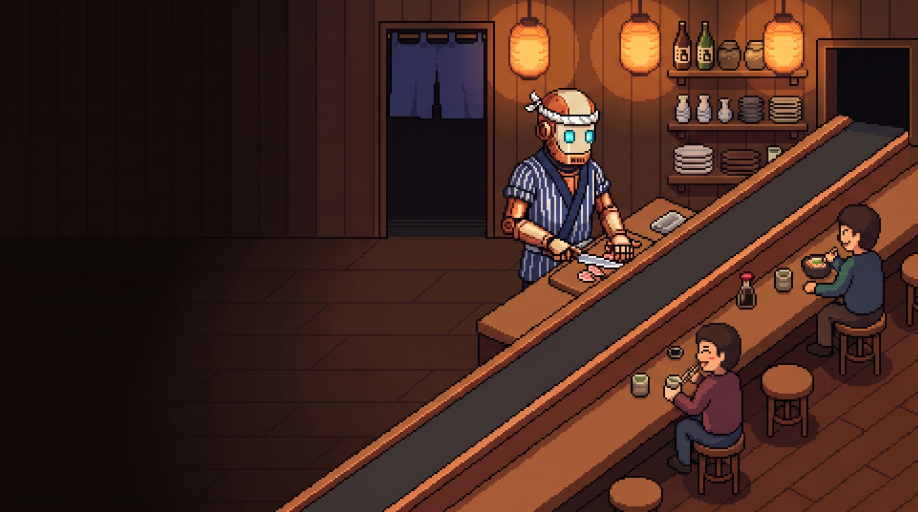
#> input picture demo4/restaurant/src/scenes/bar/source.png, 2752 x 1536 px (shown at 1/3 size)
$ python build_art.py
#> lines starting #> are read from the running program, lines starting #| are printed output that depends on the picture; after the words box and inside, x2 and y2 are one past the last pixel; in counts of white or black regions, pixels touching at a corner belong together
#!/usr/bin/env python3
"""Build the hero (bar) art on a 3 px grid from the raw Gemini still.

usage: /tmp/venv/bin/python src/scenes/bar/build_art.py

in : src/scenes/bar/source.png   raw Gemini still (2752x1536, not served)
out: public/art/bar/room.png     1920x1080, 640x360 native pixels upscaled 3x NEAREST, ~100 colours
     public/art/bar/sprites.png  animation frames (3x, transparent), atlas in art.json
     src/scenes/bar/art.json     belt geometry, trough bands and sprite atlas (read by bar.ts)

Steps: LANCZOS down to the native grid, paint the left side darker (quiet headline column),
quantize to a limited palette (median cut + fixed key colours: eyes, belt), repaint the belt
trough crisply along a straight fitted line, then cut the animation frames from the result.
"""
import json
import os

import numpy as np
from PIL import Image

HERE = os.path.dirname(os.path.abspath(__file__))
ROOT = os.path.abspath(os.path.join(HERE, "../../.."))
SRC = os.path.join(HERE, "source.png")
OUT_ART = os.path.join(ROOT, "public/art/bar/room.png")
OUT_SPR = os.path.join(ROOT, "public/art/bar/sprites.png")
OUT_JSON = os.path.join(HERE, "art.json")

PX = 3
W, H = 640, 360  # native grid
N_COLOURS = 88

# ---- Belt: straight line fitted to the Gemini belt (stage px). Centre x(y) and grey half-width(y).
C0, C1 = 2210.73, -1.38741  # centre x = C0 + C1 * y
H0, H1 = 57.28, 0.02457     # half-width of the belt surface (horizontal px) = H0 + H1 * y
REF = 84.0                  # half-width at the bottom edge: band offsets are in these units
SILL = 268                  # stage y where the belt comes out of the wall opening
OPEN_X1 = 1902              # right inner edge of the opening (the right post occludes beyond)

def cx(y): return C0 + C1 * y
def hw(y): return H0 + H1 * y

# Cross-section, far rail (negative, up-left) to the near side (positive, toward the customers).
# [r0, r1, colour] in REF units (horizontal stage px at the bottom edge, scaled with hw(y) above).
BANDS = [
    [-146, -138, "#1b1212"],  # outline
    [-138, -124, "#b9683e"],  # far rail top
    [-124, -118, "#e08a52"],  # its lit inner edge
    [-118, -102, "#6d3021"],  # far rail inner face
    [-102, -90, "#4c2119"],
    [-90, -84, "#1b1212"],    # gutter
    [-84, -72, "#2b2522"],    # belt, shaded under the far rail
    [-72, 84, "#3b3430"],     # belt surface (the engine animates slat seams on it)
    [84, 90, "#1b1212"],      # gutter
    [90, 96, "#e08a52"],      # near rail, lit edge
    [96, 114, "#b9683e"],     # near rail top
    [114, 120, "#1b1212"],
    [120, 136, "#5e2a1e"],    # front face of the trough
    [136, 142, "#1b1212"],    # outline
]
BAND_MIN, BAND_MAX = BANDS[0][0], BANDS[-1][1]
SHADOW = [142, 154]           # hard contact shadow on the counter, near side (counter darkened)

EYE = "#58d8f0"
EYE_HI = "#b8f4ff"
EYES = [(395, 92, 5, 7), (409, 92, 5, 7)]  # native x, y, w, h of the eye glass


def hexrgb(h):
    return [int(h[i:i + 2], 16) for i in (1, 3, 5)]


def left_ramp(x):
    """Darkness painted into the art: calm, dark headline column on the left."""
    xs = x * PX + 1.5
    t = np.clip((xs - 560) / (900 - 560), 0, 1)
    t = t * t * (3 - 2 * t)
    return 0.62 + 0.38 * t


# ---- Animation frames ---------------------------------------------------------------------
# Each animated part is a native-px box. A frame = the box with a masked part moved by a whole
# native px; the pixels it uncovers are filled from the nearest unmasked pixel (same palette).

def lum(a):
    return a[..., :3].astype(np.float32).mean(-1)


def sat(a):
    a = a[..., :3].astype(np.int32)
    return a.max(-1) - a.min(-1)


def ellipse(box, cx, cy, rx, ry):
    x0, y0, x1, y1 = box
    ys, xs = np.mgrid[y0:y1, x0:x1]
    return ((xs + 0.5 - cx) / rx) ** 2 + ((ys + 0.5 - cy) / ry) ** 2 <= 1


def dilate(m, extra):
    out = m.copy()
    for dy, dx in ((0, 1), (0, -1), (1, 0), (-1, 0)):
        sh = np.roll(np.roll(m, dy, 0), dx, 1)
        out |= sh & extra
    return out


def fill_from_neighbours(img, hole):
    img = img.copy()
    hole = hole.copy()
    H_, W_ = hole.shape
    while hole.any():
        nxt = hole.copy()
        for y, x in zip(*np.nonzero(hole)):
            for dy, dx in ((1, 0), (0, -1), (0, 1), (-1, 0)):
                yy, xx = y + dy, x + dx
                if 0 <= yy < H_ and 0 <= xx < W_ and not hole[yy, xx]:
                    img[y, x] = img[yy, xx]
                    nxt[y, x] = False
                    break
        if (nxt == hole).all():
            break
        hole = nxt
    return img


def moved(q, box, mask, parts, fill=None):
    """parts: [(mask, dx, dy)]. Returns the box with every masked part shifted."""
    x0, y0, x1, y1 = box
    base = q[y0:y1, x0:x1].copy()
    union = np.zeros(mask.shape, bool)
    for m, _, _ in parts:
        union |= m
    if fill is None:
        clean = fill_from_neighbours(base, union)
    else:
        clean = base.copy()
        clean[union] = fill
    out = clean.copy()
    for m, dx, dy in parts:
        ys, xs = np.nonzero(m)
        ty, tx = ys + dy, xs + dx
        ok = (ty >= 0) & (ty < base.shape[0]) & (tx >= 0) & (tx < base.shape[1])
        out[ty[ok], tx[ok]] = base[ys[ok], xs[ok]]
    return out


def snap(a, pal):
    flat = a.reshape(-1, 3).astype(np.float32)
    d = (((flat[:, None, :] - pal[None]) ** 2)).sum(-1)
    return pal[d.argmin(1)].reshape(a.shape).astype(np.uint8)


def build_sprites(q, pal):
    frames = []  # (name, box, rgb array)

    def box_of(b):
        x0, y0, x1, y1 = b
        return q[y0:y1, x0:x1]

    # Knife hand: the blade (light, low saturation) plus its dark outline, and the fist.
    KB = (376, 160, 442, 194)
    sub = box_of(KB)
    L, S = lum(sub), sat(sub)
    ys, xs = np.mgrid[KB[1]:KB[3], KB[0]:KB[2]]
    blade = (L > 150) & (S < 80) & (xs >= 401) & (ys >= 174) & (ys <= 191)
    blade = dilate(blade, (L < 60) & (xs >= 400))
    fist = ellipse(KB, 390.5, 174.5, 7, 6)
    knife = blade | fist
    for k, (dx, dy) in enumerate(((1, 0), (2, 1))):  # a short push stroke along the blade
        frames.append((f"knife{k + 1}", KB, moved(q, KB, knife, [(knife, dx, dy)])))

    # Lower customer (laughing): the head bobs up one px.
    LB = (480, 222, 522, 266)
    head = ellipse(LB, 501, 244, 17, 19.5)
    frames.append(("laugh1", LB, moved(q, LB, head, [(head, 0, -1)])))

    # Upper customer (eating): the chopstick hand lifts, the head dips.
    UB = (570, 142, 622, 190)
    uhead = ellipse(UB, 599, 162, 16, 17) & ~ellipse(UB, 584, 178, 7, 5)
    hand = ellipse(UB, 584.5, 177.5, 6.5, 4.5)
    frames.append(("eat1", UB, moved(q, UB, uhead | hand, [(hand, 0, -1)])))
    frames.append(("eat2", UB, moved(q, UB, uhead | hand, [(hand, 0, -2), (uhead, 0, 1)])))

    # Noren: the lower half of each panel sways one px (panels move independently).
    NB = (268, 44, 342, 86)
    sub = box_of(NB)
    ys, xs = np.mgrid[NB[1]:NB[3], NB[0]:NB[2]]
    cloth = (sub[..., 2].astype(int) > sub[..., 0].astype(int) + 6) & (lum(sub) > 35)
    low = cloth & (ys >= 58)
    lp, rp = low & (xs <= 304), low & (xs >= 305)
    dark = q[88, 300]
    for name, parts in (("norenA", [(lp, -1, 0), (rp, 1, 0)]), ("norenB", [(lp, 1, 0), (rp, -1, 0)])):
        frames.append((name, NB, moved(q, NB, lp | rp, parts, fill=dark)))

    # Lanterns: a brighter and a dimmer copy (the scene cross-fades them for breathing and flicker).
    for i, b in enumerate(((354, 8, 387, 56), (429, 8, 462, 56), (538, 8, 571, 56))):
        sub = box_of(b).astype(np.float32)
        glow = lum(sub) > 150
        br = sub.copy()
        br[glow] = np.minimum(255, br[glow] * 1.12 + 10)
        frames.append((f"lanternHi{i}", b, snap(br, pal)))
        dm = sub.copy()
        dm[glow] = dm[glow] * 0.86
        frames.append((f"lanternLo{i}", b, snap(dm, pal)))

    # Pack into one atlas, 3x NEAREST, a column of frames.
    pad = 2
    wmax = max(b[2] - b[0] for _, b, _ in frames)
    htot = sum(b[3] - b[1] + pad for _, b, _ in frames)
    sheet = np.zeros((htot, wmax, 3), np.uint8)
    atlas = {}
    y = 0
    for name, b, img in frames:
        h_, w_ = img.shape[:2]
        sheet[y:y + h_, :w_] = img
        atlas[name] = [0, y * PX, w_ * PX, h_ * PX, b[0] * PX, b[1] * PX]  # sx, sy, w, h, dest x, dest y
        y += h_ + pad
    Image.fromarray(sheet).resize((wmax * PX, htot * PX), Image.NEAREST).save(OUT_SPR, optimize=True)
    return atlas


def main():
    src = Image.open(SRC).convert("RGB")
#> src is the input picture: PIL image 2752x1536 RGB; mean R, G, B 67.8, 39.4, 31
    a = np.asarray(src.resize((W, H), Image.LANCZOS)).astype(np.float32)
    xs = np.arange(W)[None, :]
    a *= left_ramp(xs)[..., None] if a.ndim == 3 else 1

    # Palette: median cut of the (darkened) picture plus fixed key colours.
    img = Image.fromarray(np.clip(a, 0, 255).astype(np.uint8))
    pal_img = img.quantize(colors=N_COLOURS, method=Image.Quantize.MEDIANCUT, dither=Image.Dither.NONE)
    pal = np.array(pal_img.getpalette()[: N_COLOURS * 3], dtype=np.float32).reshape(-1, 3)
#> pal = 88 rows, first 8: [253, 193, 111], [213, 189, 163], [212, 136, 90], [188, 104, 60], [154, 98, 66], [172, 86, 42], [167, 90, 48], [166, 90, 50]
    fixed = [hexrgb(c) for _, _, c in BANDS]
    pal = np.vstack([pal, np.array(fixed, dtype=np.float32)])
#> pal = 102 rows, first 8: [253, 193, 111], [213, 189, 163], [212, 136, 90], [188, 104, 60], [154, 98, 66], [172, 86, 42], [167, 90, 48], [166, 90, 50]
    flat = a.reshape(-1, 3)
    # Nearest palette colour (perceptual-ish weights).
    wts = np.array([0.30, 0.59, 0.11], dtype=np.float32) * 3
    idx = np.empty(len(flat), dtype=np.int32)
    for i in range(0, len(flat), 20000):
        d = (((flat[i:i + 20000, None, :] - pal[None]) ** 2) * wts).sum(-1)
        idx[i:i + 20000] = d.argmin(1)
#> this loop made 12 passes
#> i on passes 2 to 12: 20000, 40000, 60000, 80000, 100000, 120000, 140000, 160000, 180000, 200000, 220000
    q = pal[idx].reshape(H, W, 3)

    # ---- Trough, repainted cell by cell on the native grid.
    # Each row: band edges are whole native px from the row's rounded centre, so every band keeps
    # a constant width along the diagonal and the stairs stay parallel (clean pixel-art lines).
    band_cols = [(r0, r1, np.array(hexrgb(c), dtype=np.float32)) for r0, r1, c in BANDS]
#> band_cols = 14 items, first 6: (-146, -138, [27, 18, 18]), (-138, -124, [185, 104, 62]), (-124, -118, [224, 138, 82]), (-118, -102, [109, 48, 33]), (-102, -90, [76, 33, 25]), (-90, -84, [27, 18, 18])
    edges = [BAND_MIN] + [b[1] for b in BANDS]
    for j in range(H):
        y = j * PX + 1.5
        if y < SILL - 60:
            continue
        c, h = cx(y), hw(y)
        ci = round((c - 1.5) / PX)
        k = h / REF / PX  # native px per REF unit on this row
        e = [ci + round(r * k) for r in edges]
        es = ci + round(SHADOW[1] * k)
        if y < 420:
            # Near the opening the Gemini rail bends away from the fitted line: extend what lies
            # beyond the far outline over its leftovers.
            f0 = ci + round(-164 * k)
            for i in range(max(0, f0 + 1), e[0]):
                q[j, i] = q[j, f0]
        for i in range(max(0, e[0]), min(W, es)):
            x = i * PX + 1.5
            if y < SILL and x > OPEN_X1:
                continue
            if i >= e[-1]:
                if y >= SILL:
                    q[j, i] = q[j, i] * 0.62
                continue
            b = max(n for n in range(len(BANDS)) if e[n] <= i)
            dk = 1.0
            if y < SILL:  # inside the dark opening
                dk = 0.42 if y > SILL - 24 else 0.2
            q[j, i] = band_cols[b][2] * dk
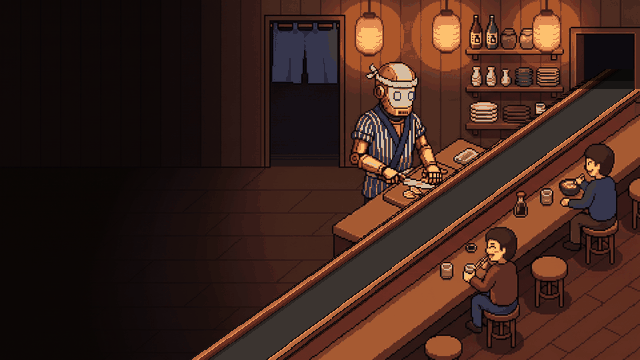
#> q: shape (360, 640, 3) float32; mean of channels 0, 1, 2 62.7, 36.2, 27.5; drawn as R, G, B
    # Re-snap anything we darkened to the palette.
    flat = q.reshape(-1, 3)
    for i in range(0, len(flat), 20000):
        d = (((flat[i:i + 20000, None, :] - pal[None]) ** 2) * wts).sum(-1)
        flat[i:i + 20000] = pal[d.argmin(1)]
    q = flat.reshape(H, W, 3)

    # ---- Eyes: glowing glass (the median cut drops the few cyan pixels).
    for (x, y, w, h) in EYES:
        q[y:y + h, x:x + w] = hexrgb(EYE)
        q[y + 1:y + h - 1, x + 1:x + w - 1] = hexrgb(EYE_HI)
#> q: shape (360, 640, 3) float32; mean of channels 0, 1, 2 62.7, 36.2, 27.5

    native = Image.fromarray(np.clip(q, 0, 255).astype(np.uint8))
    native.save("/tmp/bar-native.png")  # debugging aid
    atlas = build_sprites(q.astype(np.uint8), pal)
#> the loop in build_sprites, `for k, (dx, dy) in enumerate(((1, 0), (2, 1))):` made 2 passes
#> pass 1, in fill_from_neighbours, `hole = hole.copy()`:
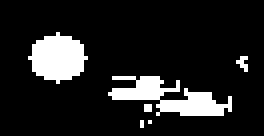
#> hole: shape (34, 66) bool (shown 4 times larger); 13% white; 6 white regions (4 under 20 px), largest, box (x1, y1, x2, y2) and area: (27, 19, 58, 29) 147, (7, 8, 22, 21) 131
#> after the loop in build_sprites, `for k, (dx, dy) in enumerate(((1, 0), (2, 1))):`: frames = 2 items
#> after the loop in moved (call 3), `for m, _, _ in parts:`: union: shape (44, 42) bool; 55.8% white; 1 black region, box (x1, y1, x2, y2) and area: (0, 0, 42, 44) 816
#> after the loop in fill_from_neighbours (call 3), `while hole.any():`: nxt: shape (44, 42) bool; every value is 0
#> after the loop in moved (call 4), `for m, _, _ in parts:`: union: shape (48, 52) bool; 3.6% white; 1 white region, box (x1, y1, x2, y2) and area: (8, 31, 21, 40) 89
#> the loop in fill_from_neighbours (call 4), `while hole.any():` made 5 passes
#> after the loop in fill_from_neighbours (call 4), `while hole.any():`:
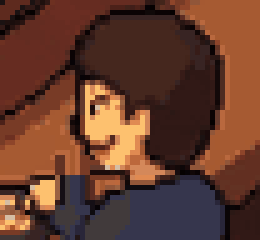
#> img: shape (48, 52, 3) (shown 5 times larger); mean of channels 0, 1, 2 100.9, 59.9, 44.4; drawn as R, G, B
#> after the loop in fill_from_neighbours (call 4), `while hole.any():`: nxt: shape (48, 52) bool; every value is 0
#> after the loop in moved (call 4), `for m, dx, dy in parts:`: out: shape (48, 52, 3); 3.45% of pixels changed, all inside (x1, y1, x2, y2) = (8, 30, 21, 39)
#> after the loop in moved (call 5), `for m, _, _ in parts:`: union: shape (48, 52) bool; 37.9% white; 1 white region, box (x1, y1, x2, y2) and area: (8, 3, 45, 40) 947
#> in build_sprites, `dark = q[88, 300]`: dark = [21, 15, 21]
#> the loop in build_sprites, `for name, parts in (("norenA", [(lp, -1, 0), (rp, 1, 0)]), ("norenB", ..` made 2 passes
#> pass 1, in moved (call 6), `out = clean.copy()`:
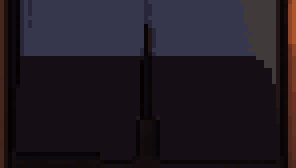
#> out: shape (42, 74, 3) (shown 4 times larger); mean of channels 0, 1, 2 32.9, 26.6, 34.9; drawn as R, G, B
#> after the loop in build_sprites, `for name, parts in (("norenA", [(lp, -1, 0), (rp, 1, 0)]), ("norenB", ..`: frames = 7 items
#> after the loop in build_sprites, `for i, b in enumerate(((354, 8, 387, 56), (429, 8, 462, 56), (538, 8, ..`:
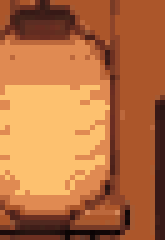
#> sub: shape (48, 33, 3) float32 (shown 5 times larger); mean of channels 0, 1, 2 181.7, 111.5, 64; drawn as R, G, B
#> after the loop in build_sprites, `for i, b in enumerate(((354, 8, 387, 56), (429, 8, 462, 56), (538, 8, ..`: frames = 13 items
#> in build_sprites, `wmax = max(b[2] - b[0] for _, b, _ in frames)`: wmax = 74
#> in build_sprites, `htot = sum(b[3] - b[1] + pad for _, b, _ in frames)`: htot = 606
#> the loop in build_sprites, `for name, b, img in frames:` made 13 passes
#> (name, b, h_, w_, y) on passes 1 to 12: ('knife1', (376, 160, 442, 194), 34, 66, 36), ('knife2', (376, 160, 442, 194), 34, 66, 72), ('laugh1', (480, 222, 522, 266), 44, 42, 118), ('eat1', (570, 142, 622, 190), 48, 52, 168), ('eat2', (570, 142, 622, 190), 48, 52, 218), ('norenA', (268, 44, 342, 86), 42, 74, 262), ('norenB', (268, 44, 342, 86), 42, 74, 306), ('lanternHi0', (354, 8, 387, 56), 48, 33, 356), ('lanternLo0', (354, 8, 387, 56), 48, 33, 406), ('lanternHi1', (429, 8, 462, 56), 48, 33, 456), ('lanternLo1', (429, 8, 462, 56), 48, 33, 506), ('lanternHi2', (538, 8, 571, 56), 48, 33, 556)
#> after the loop in build_sprites, `for name, b, img in frames:`:
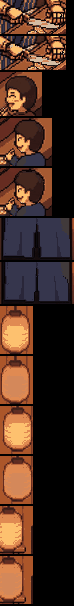
#> sheet: shape (606, 74, 3); mean of channels 0, 1, 2 73.2, 46.4, 34.2; drawn as R, G, B
#> after the loop in build_sprites, `for name, b, img in frames:`: atlas = 13 items; y = 606
#> atlas = 13 items
    os.makedirs(os.path.dirname(OUT_ART), exist_ok=True)
    native.resize((W * PX, H * PX), Image.NEAREST).save(OUT_ART, optimize=True)
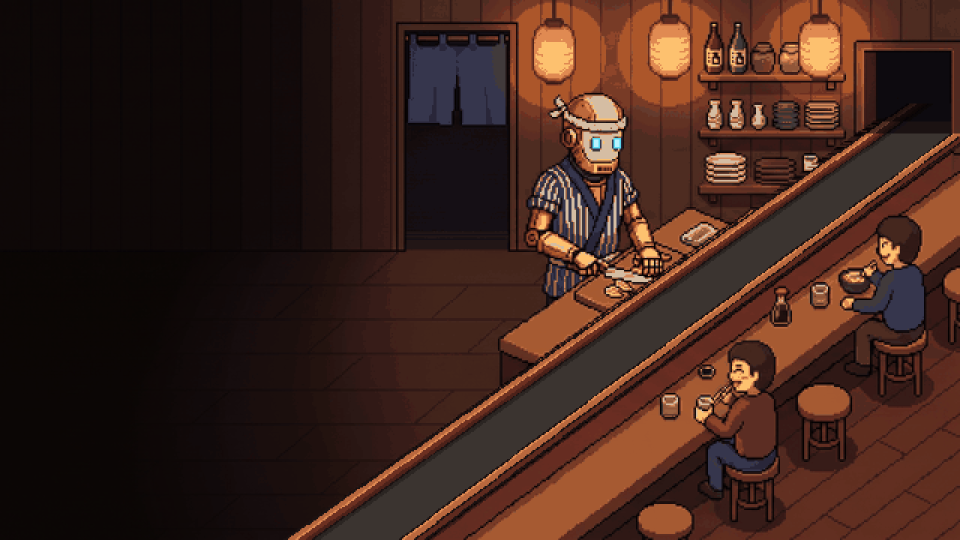
#> saved as room.png: PIL image 1920x1080 RGB (shown at 1/2 size); mean R, G, B 62.7, 36.2, 27.5
    print("colours:", len(native.getcolors(1 << 16)))
#| colours: 98

    data = {
        "px": PX,
        "belt": {"c": [C0, C1], "hw": [H0, H1], "ref": REF, "sill": SILL, "openX1": OPEN_X1},
        "bands": BANDS,
        "shadow": SHADOW,
        "eyes": [[x * PX, y * PX, w * PX, h * PX] for (x, y, w, h) in EYES],
        "lid": [int(v) for v in q[95, 403]],
        "sprites": atlas,
    }
    json.dump(data, open(OUT_JSON, "w"), separators=(",", ":"))


if __name__ == "__main__":
    main()
